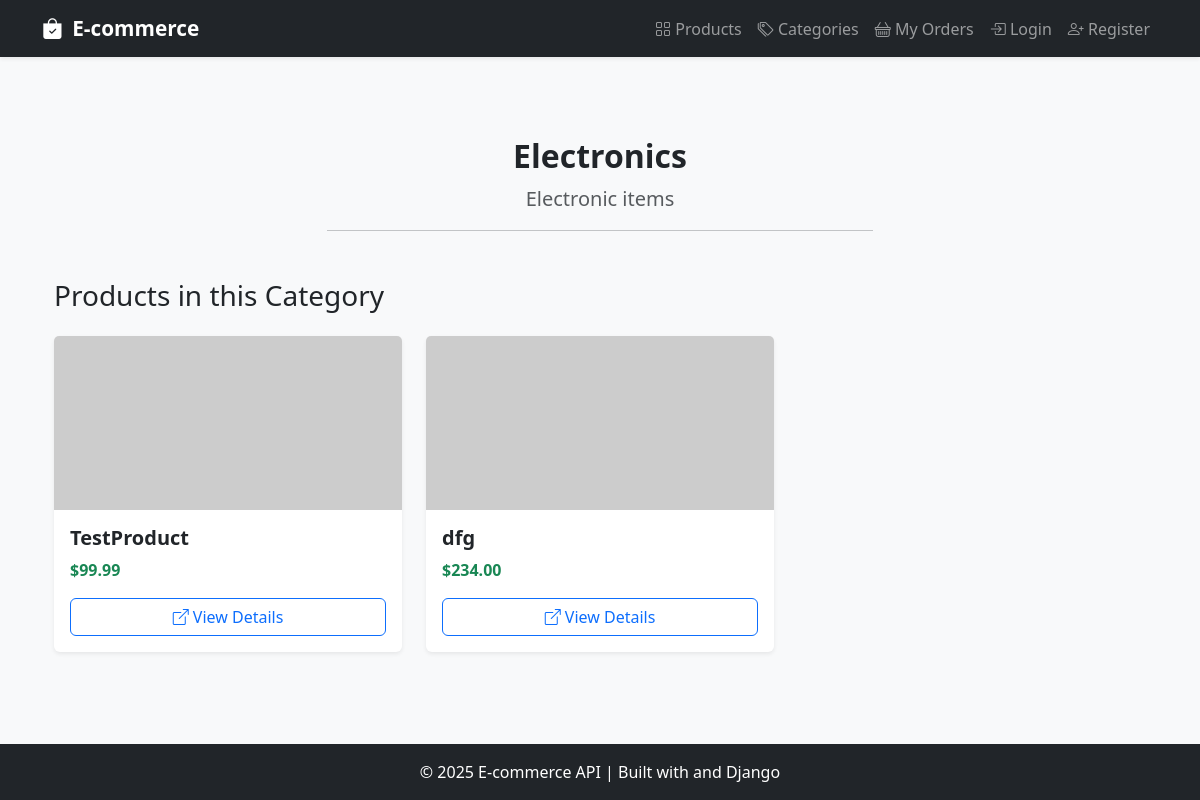
The page /categories/1/ on the database its author committed.
### products/models.py (models this page shows, shortened)
class Category(models.Model):
    name = models.CharField(max_length=100, unique=True)
    description = models.TextField(blank=True)

class Product(models.Model):
    name = models.CharField(max_length=100, unique=True, blank=False)  # Required
    description = models.TextField(blank=True)
    price = models.DecimalField(
        max_digits=10, decimal_places=2, blank=False,
        validators=[MinValueValidator(0.01)]  # Price > 0
    )
    category = models.ForeignKey(Category, on_delete=models.CASCADE, related_name='products', default=1)
    stock_quantity = models.PositiveIntegerField(
        default=0, blank=False,
        validators=[MinValueValidator(0)]  # Stock >= 0
    )
    image_url = models.URLField(max_length=200, blank=True)
    created_date = models.DateTimeField(auto_now_add=True)

### products/views.py (the view)
# urls.py: path('categories/<int:pk>/', category_detail_view, name='category_detail'),
def category_detail_view(request, pk):
    category = get_object_or_404(Category, pk=pk)
    context = {'category': category}
    return render(request, 'category_detail.html', context)

### templates/category_detail.html (shortened to what this page needs)
{% extends "base.html" %}
{% block content %}
<div class="container mt-5">
  <div class="text-center mb-5">
    <h2 class="fw-bold">{{ category.name }}</h2>
    <p class="lead text-muted">{{ category.description }}</p>
    <hr class="w-50 mx-auto">
  </div>
  <h3 class="mb-4">Products in this Category</h3>
  {% if category.products.all %}
  <div class="row row-cols-1 row-cols-md-3 g-4">
    {% for product in category.products.all %}
    <div class="col">
      <div class="card h-100 shadow-sm border-0">
        {% if product.image_url %}
        <img src="{{ product.image_url }}" class="card-img-top" alt="{{ product.name }}" style="height: 200px; object-fit: cover;">
        {% else %}
        <img src="https://via.placeholder.com/400x200?text=No+Image" class="card-img-top" alt="No image">
        {% endif %}
        <div class="card-body d-flex flex-column">
          <h5 class="card-title fw-semibold">{{ product.name }}</h5>
          <p class="text-success fw-bold mb-3">${{ product.price }}</p>
          <a href="{% url 'product_detail' product.id %}" class="btn btn-outline-primary mt-auto">
            <i class="bi bi-box-arrow-up-right"></i> View Details
          </a>
        </div>
      </div>
    </div>
    {% endfor %}
  </div>
  {% else %}
  <div class="alert alert-warning text-center mt-4">
    <i class="bi bi-exclamation-triangle-fill"></i> No products found in this category.
  </div>
  {% endif %}
</div>
{% endblock %}

### templates/base.html (style rules this page uses)
body { background-color: #f8f9fa; }

### rows shown on the page
Category: name "Electronics", description "Electronic items"
Product: name "TestProduct", price "99.99"
Product: name "dfg", price "234.00"
